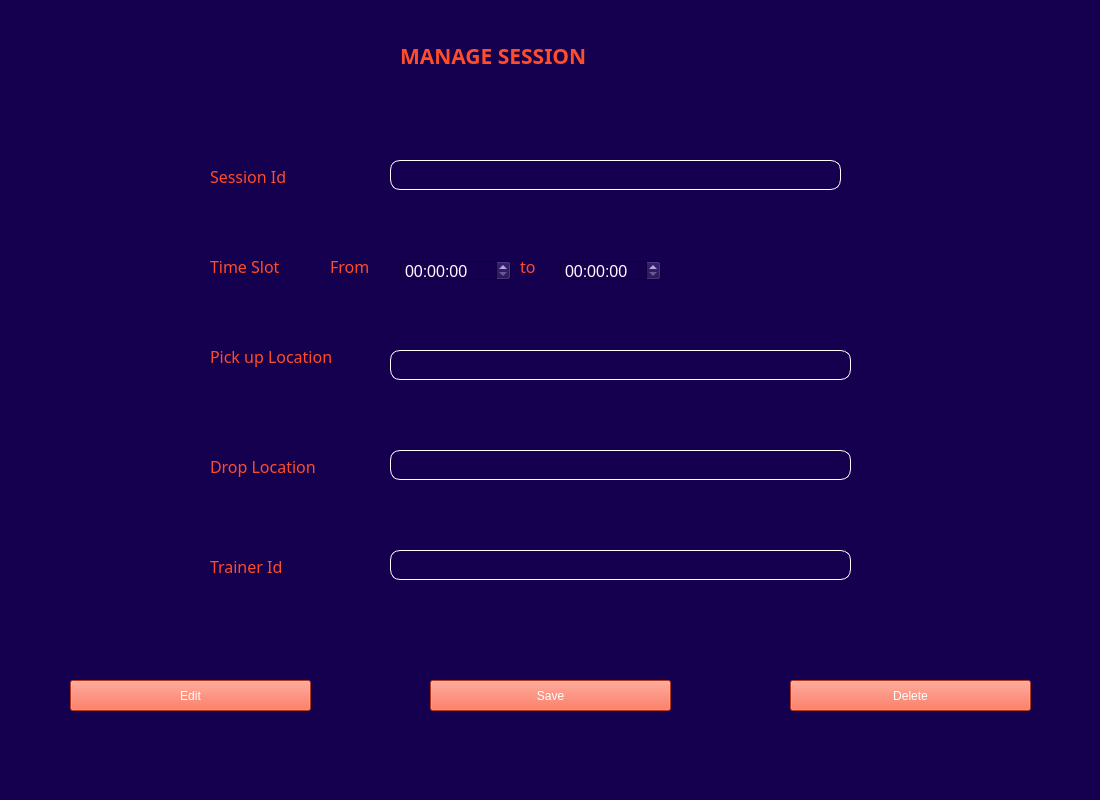
<?xml version="1.0" encoding="UTF-8"?>
<ui version="4.0">
 <class>MainWindow</class>
 <widget class="QMainWindow" name="MainWindow">
  <property name="geometry">
   <rect>
    <x>0</x>
    <y>0</y>
    <width>1100</width>
    <height>800</height>
   </rect>
  </property>
  <property name="windowTitle">
   <string>MainWindow</string>
  </property>
  <property name="styleSheet">
   <string notr="true">background:#150050;</string>
  </property>
  <widget class="QWidget" name="centralwidget">
   <property name="styleSheet">
    <string notr="true">QPushButton#SaveButton {
background-color:#FF4C29;
color:white;
}

QPushButton#SaveButton:hover {
    background-color:white;
color:#FF4C29;
}

QPushButton#SaveButton:pressed {
    background-color: rgb(224, 0, 0);     
}
QPushButton#EditButton {
background-color:#FF4C29;
color:white;
}

QPushButton#EditButton:hover {
    background-color:white;
color:#FF4C29;
}

QPushButton#EditButton:pressed {
    background-color: rgb(224, 0, 0);     
}
QPushButton#DeleteButton {
background-color:#FF4C29;
color:white;
}

QPushButton#DeleteButton:hover {
    background-color:white;
color:#FF4C29;
}

QPushButton#DeleteButton:pressed {
    background-color: rgb(224, 0, 0);     
}

</string>
   </property>
   <widget class="QLabel" name="label_9">
    <property name="geometry">
     <rect>
      <x>400</x>
      <y>40</y>
      <width>281</width>
      <height>31</height>
     </rect>
    </property>
    <property name="font">
     <font>
      <family>Gill Sans MT</family>
      <pointsize>16</pointsize>
      <weight>75</weight>
      <bold>true</bold>
     </font>
    </property>
    <property name="styleSheet">
     <string notr="true">color:#FF4C29;</string>
    </property>
    <property name="text">
     <string>MANAGE SESSION</string>
    </property>
   </widget>
   <widget class="QTimeEdit" name="totimeEdit">
    <property name="geometry">
     <rect>
      <x>560</x>
      <y>260</y>
      <width>101</width>
      <height>21</height>
     </rect>
    </property>
    <property name="font">
     <font>
      <pointsize>12</pointsize>
     </font>
    </property>
    <property name="styleSheet">
     <string notr="true">color:white;</string>
    </property>
   </widget>
   <widget class="QLabel" name="label_10">
    <property name="geometry">
     <rect>
      <x>210</x>
      <y>250</y>
      <width>101</width>
      <height>33</height>
     </rect>
    </property>
    <property name="font">
     <font>
      <family>Gill Sans MT</family>
      <pointsize>12</pointsize>
     </font>
    </property>
    <property name="styleSheet">
     <string notr="true">color:#FF4C29;</string>
    </property>
    <property name="text">
     <string>Time Slot</string>
    </property>
   </widget>
   <widget class="QTimeEdit" name="frtimeEdit">
    <property name="geometry">
     <rect>
      <x>400</x>
      <y>260</y>
      <width>111</width>
      <height>21</height>
     </rect>
    </property>
    <property name="font">
     <font>
      <pointsize>12</pointsize>
     </font>
    </property>
    <property name="styleSheet">
     <string notr="true">color:white;</string>
    </property>
   </widget>
   <widget class="QLabel" name="label_7">
    <property name="geometry">
     <rect>
      <x>520</x>
      <y>250</y>
      <width>31</width>
      <height>33</height>
     </rect>
    </property>
    <property name="font">
     <font>
      <family>Gill Sans MT</family>
      <pointsize>12</pointsize>
     </font>
    </property>
    <property name="styleSheet">
     <string notr="true">color:#FF4C29;</string>
    </property>
    <property name="text">
     <string>to</string>
    </property>
   </widget>
   <widget class="QLabel" name="label_11">
    <property name="geometry">
     <rect>
      <x>330</x>
      <y>250</y>
      <width>51</width>
      <height>33</height>
     </rect>
    </property>
    <property name="font">
     <font>
      <family>Gill Sans MT</family>
      <pointsize>12</pointsize>
     </font>
    </property>
    <property name="styleSheet">
     <string notr="true">color:#FF4C29;</string>
    </property>
    <property name="text">
     <string>From</string>
    </property>
   </widget>
   <widget class="QLineEdit" name="pickupLineEdit">
    <property name="geometry">
     <rect>
      <x>390</x>
      <y>350</y>
      <width>461</width>
      <height>30</height>
     </rect>
    </property>
    <property name="font">
     <font>
      <family>Gill Sans MT</family>
      <pointsize>11</pointsize>
     </font>
    </property>
    <property name="styleSheet">
     <string notr="true">border : 1px solid white;
border-radius : 10px;
color : white;</string>
    </property>
    <property name="alignment">
     <set>Qt::AlignCenter</set>
    </property>
   </widget>
   <widget class="QLabel" name="label_8">
    <property name="geometry">
     <rect>
      <x>210</x>
      <y>340</y>
      <width>141</width>
      <height>33</height>
     </rect>
    </property>
    <property name="font">
     <font>
      <family>Gill Sans MT</family>
      <pointsize>12</pointsize>
     </font>
    </property>
    <property name="styleSheet">
     <string notr="true">color:#FF4C29;</string>
    </property>
    <property name="text">
     <string>Pick up Location</string>
    </property>
   </widget>
   <widget class="QLabel" name="label_12">
    <property name="geometry">
     <rect>
      <x>210</x>
      <y>450</y>
      <width>141</width>
      <height>33</height>
     </rect>
    </property>
    <property name="font">
     <font>
      <family>Gill Sans MT</family>
      <pointsize>12</pointsize>
     </font>
    </property>
    <property name="styleSheet">
     <string notr="true">color:#FF4C29;</string>
    </property>
    <property name="text">
     <string>Drop Location</string>
    </property>
   </widget>
   <widget class="QLineEdit" name="dropLineEdit">
    <property name="geometry">
     <rect>
      <x>390</x>
      <y>450</y>
      <width>461</width>
      <height>30</height>
     </rect>
    </property>
    <property name="font">
     <font>
      <family>Gill Sans MT</family>
      <pointsize>11</pointsize>
     </font>
    </property>
    <property name="styleSheet">
     <string notr="true">border : 1px solid white;
border-radius : 10px;
color : white;</string>
    </property>
    <property name="alignment">
     <set>Qt::AlignCenter</set>
    </property>
   </widget>
   <widget class="QLabel" name="label_13">
    <property name="geometry">
     <rect>
      <x>210</x>
      <y>550</y>
      <width>141</width>
      <height>33</height>
     </rect>
    </property>
    <property name="font">
     <font>
      <family>Gill Sans MT</family>
      <pointsize>12</pointsize>
     </font>
    </property>
    <property name="styleSheet">
     <string notr="true">color:#FF4C29;</string>
    </property>
    <property name="text">
     <string>Trainer Id</string>
    </property>
   </widget>
   <widget class="QLineEdit" name="idLineEdit">
    <property name="geometry">
     <rect>
      <x>390</x>
      <y>550</y>
      <width>461</width>
      <height>30</height>
     </rect>
    </property>
    <property name="font">
     <font>
      <family>Gill Sans MT</family>
      <pointsize>11</pointsize>
     </font>
    </property>
    <property name="styleSheet">
     <string notr="true">border : 1px solid white;
border-radius : 10px;
color : white;</string>
    </property>
    <property name="alignment">
     <set>Qt::AlignCenter</set>
    </property>
   </widget>
   <widget class="QLabel" name="label_19">
    <property name="geometry">
     <rect>
      <x>210</x>
      <y>160</y>
      <width>141</width>
      <height>33</height>
     </rect>
    </property>
    <property name="font">
     <font>
      <family>Gill Sans MT</family>
      <pointsize>12</pointsize>
     </font>
    </property>
    <property name="styleSheet">
     <string notr="true">color:#FF4C29;</string>
    </property>
    <property name="text">
     <string>Session Id</string>
    </property>
   </widget>
   <widget class="QLineEdit" name="SessionLineEdit">
    <property name="geometry">
     <rect>
      <x>390</x>
      <y>160</y>
      <width>451</width>
      <height>30</height>
     </rect>
    </property>
    <property name="font">
     <font>
      <family>Gill Sans MT</family>
      <pointsize>11</pointsize>
     </font>
    </property>
    <property name="styleSheet">
     <string notr="true">border : 1px solid white;
border-radius : 10px;
color : white;</string>
    </property>
    <property name="alignment">
     <set>Qt::AlignCenter</set>
    </property>
   </widget>
   <widget class="QPushButton" name="SaveButton">
    <property name="geometry">
     <rect>
      <x>430</x>
      <y>680</y>
      <width>241</width>
      <height>31</height>
     </rect>
    </property>
    <property name="text">
     <string>Save</string>
    </property>
   </widget>
   <widget class="QPushButton" name="EditButton">
    <property name="geometry">
     <rect>
      <x>70</x>
      <y>680</y>
      <width>241</width>
      <height>31</height>
     </rect>
    </property>
    <property name="text">
     <string>Edit</string>
    </property>
   </widget>
   <widget class="QPushButton" name="DeleteButton">
    <property name="geometry">
     <rect>
      <x>790</x>
      <y>680</y>
      <width>241</width>
      <height>31</height>
     </rect>
    </property>
    <property name="text">
     <string>Delete</string>
    </property>
   </widget>
   <widget class="QLabel" name="error">
    <property name="geometry">
     <rect>
      <x>200</x>
      <y>620</y>
      <width>331</width>
      <height>21</height>
     </rect>
    </property>
    <property name="styleSheet">
     <string notr="true">color:rgb(255, 0, 0);</string>
    </property>
    <property name="text">
     <string/>
    </property>
   </widget>
  </widget>
  <widget class="QMenuBar" name="menubar">
   <property name="geometry">
    <rect>
     <x>0</x>
     <y>0</y>
     <width>1100</width>
     <height>26</height>
    </rect>
   </property>
  </widget>
  <widget class="QStatusBar" name="statusbar"/>
 </widget>
 <resources/>
 <connections/>
</ui>
